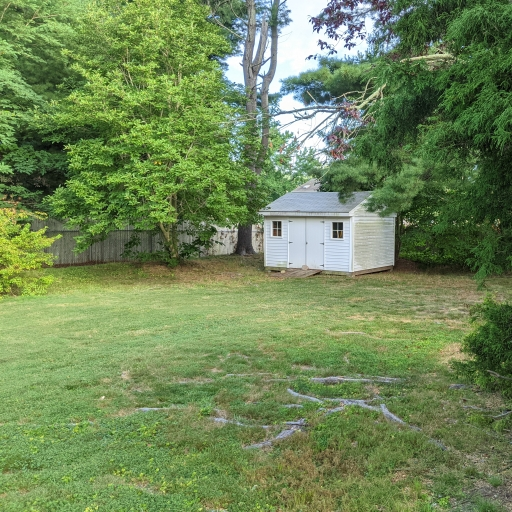
#> input picture shed1-small.jpg, 512 x 512 px
$ python image_intro.py
#> lines starting #> are read from the running program, lines starting #| are printed output that depends on the picture; after the words box and inside, x2 and y2 are one past the last pixel; in counts of white or black regions, pixels touching at a corner belong together
# -*- coding: utf-8 -*-


# Read in original RGB image.
import cv2
import numpy as np
from skimage import io, color
import matplotlib.pyplot as plt
from PIL import Image

#part 1
#read rgb image and display
ImageA = io.imread('shed1-small.jpg')
#> ImageA is the input picture: shape (512, 512, 3); mean R, G, B 111.3, 134.4, 86.4
(m,n,o) = ImageA.shape
#> m = 512; n = 512; o = 3
print("ImageA displayed")
plt.imshow(ImageA)
plt.show()

#part 2
# Extract color channels.
RC = ImageA[:,:,0] # Red channel
GC = ImageA[:,:,1] # Green channel
BC = ImageA[:,:,2] # Blue channel
# Create an all black channel.
allBlack = np.zeros((m, n), dtype=np.uint8)
# Create color versions of the individual color channels.
justRed = np.stack((RC, allBlack, allBlack), axis=2)
justGreen = np.stack((allBlack, GC, allBlack),axis=2)
justBlue = np.stack((allBlack, allBlack, BC),axis=2)
# Recombine the individual color channels to create the original RGB image again.
recombinedRGBImage = np.stack(( RC, GC, BC),axis=2)

io.imsave('justRed1.jpg' , justRed)
io.imsave('justGreen1.jpg' , justGreen)
io.imsave('justBlue1.jpg', justBlue)

print("red")
plt.imshow(justRed)
plt.show()
print("green")
plt.imshow(justGreen)
plt.show()
print("blue")
plt.imshow(justBlue)
plt.show()

#part 3
AG = 0.299*RC + 0.587*GC + 0.114*BC
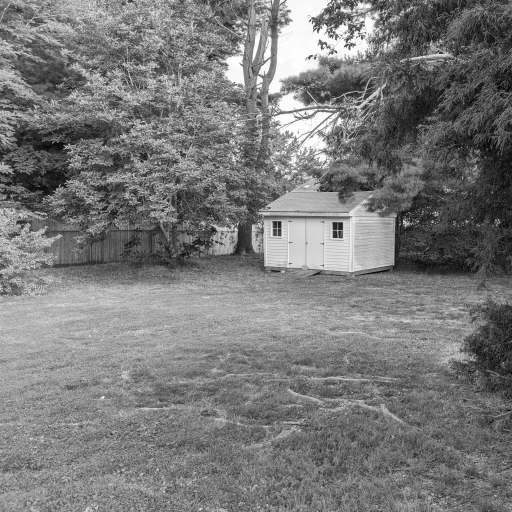
#> AG: shape (512, 512) float64; min 2.35, max 255, mean 122

print("gray level")

plt.imshow(AG, cmap = "gray")

plt.show()
io.imsave('gray_image.jpg', AG.astype(np.uint8))
#part 4
#compute the histogram
histgray = np.zeros(256, dtype=np.intc)
histred=np.zeros(256, dtype = np.intc)
histblue=np.zeros(256, dtype = np.intc)
histgreen=np.zeros(256, dtype = np.intc)

for i in range(m) :
    for j in range(n) :
        histred[justRed[i,j,0]] += 1
        histgreen[justGreen[i,j,1]] += 1
        histblue[justBlue[i,j,2]] += 1
        pixel_value = int(AG[i, j] * 255)  # Convert to 0-255 scale
        pixel_value = min(max(pixel_value, 0), 255)  # Ensure it's within 0-255 range
        histgray[pixel_value] += 1
#> after the loop, histblue = 256 values, max 3044 at index 255, min 74 at index 247, mean 1024; histgray = 256 values from 0 to 262144; histgreen = 256 values, max 2325 at index 130, min 0 at index 0, mean 1024; histred = 256 values, max 2327 at index 117, min 7 at index 1, mean 1024


import matplotlib.pyplot as plt

#plot the histogram
print("histogram red ")
plt.plot(histred, color='red')
plt.title('Histogram of red-level Image AG')
plt.plot(histred)
plt.show()
#> figure, not shown here; curve peaks at x = 117, y = 2327; curve peaks at x = 117, y = 2327

print("histogram green ")
plt.plot(histgreen, color='green')
plt.title('Histogram of green-level Image AG')
plt.plot(histgreen)
plt.show()
#> figure, not shown here; curve peaks at x = 130, y = 2325; curve peaks at x = 130, y = 2325


print("histogram blue ")
plt.plot(histblue, color='blue')
plt.title('Histogram of blue-level Image AG')
plt.plot(histblue)
plt.show()
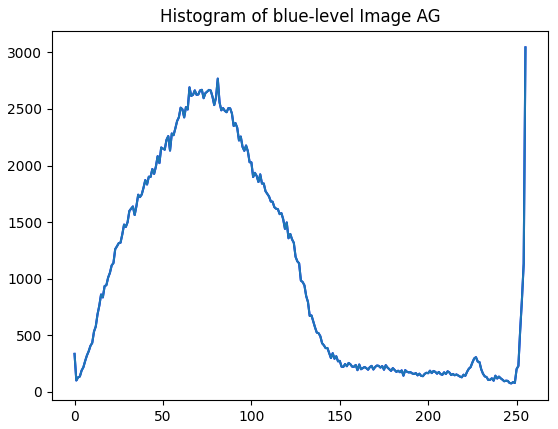
#> figure drawn by matplotlib, 1 panel; curve peaks at x = 255, y = 3044; curve peaks at x = 255, y = 3044


histAG = np.histogram(AG.flatten(), bins=256, range=(0, 256))[0]
#> histAG = 256 values, max 2456 at index 118, min 0 at index 0, mean 1024
plt.plot(histAG, color='black')
plt.title('Histogram of Gray-level Image AG')
plt.show()
#> figure, not shown here; curve peaks at x = 118, y = 2456


#part 5 binarinzing the image
TB = int(input("Enter the threshold brightness (0-255) for binarization: "))
#> the answer given: 100

binary_image = (AG > TB) * 255
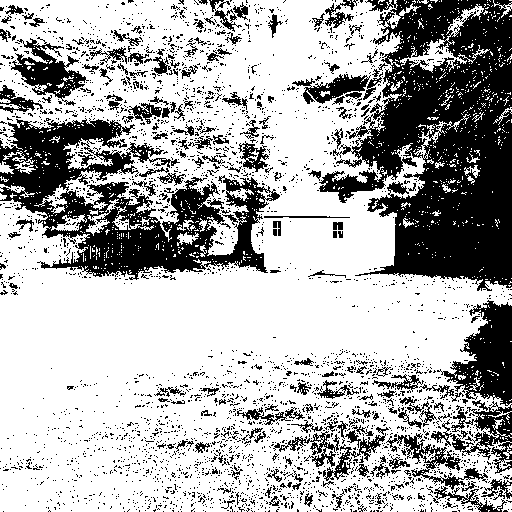
#> binary_image: shape (512, 512) int64; 68.1% white; 3299 black regions (3112 under 20 px), largest, box (x1, y1, x2, y2) and area: (319, 0, 512, 291) 32580, (0, 118, 280, 280) 18518, (437, 300, 512, 406) 3977
# Display binary image
print("test")
Image.fromarray(np.uint8(binary_image)).save('binaryimage.jpg')
img = Image.open('binaryimage.jpg')
img.show()

#part 6 edge detection
TE = int(input("threshold value: "))
#> the answer given: 100
width, height = AG.shape
#> width = 512; height = 512
Gx = np.zeros_like(AG)
Gy = np.zeros_like(AG)
AE = np.zeros_like(AG)
for m in range (width):
    for n in range(height - 1):
       Gx[m,n] = AG[m,n+1] - AG[m,n]

for m in range (width - 1):
    for n in range(height):
       Gy[m,n] = AG[m+1,n] - AG[m,n]
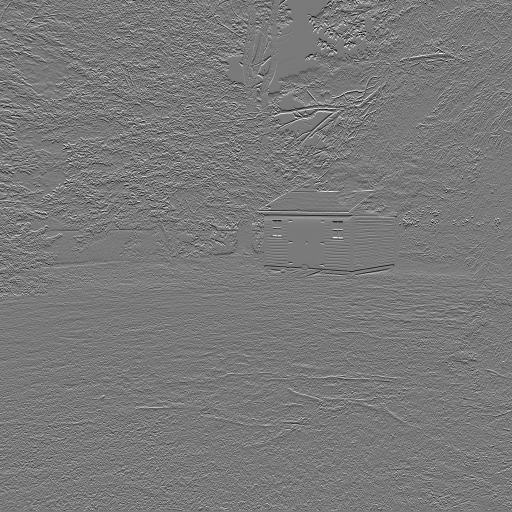
#> Gy: shape (512, 512) float64; min -154.5, max 168.2, mean 0; drawn with min black and max white

GM = np.sqrt(Gx**2 + Gy**2)
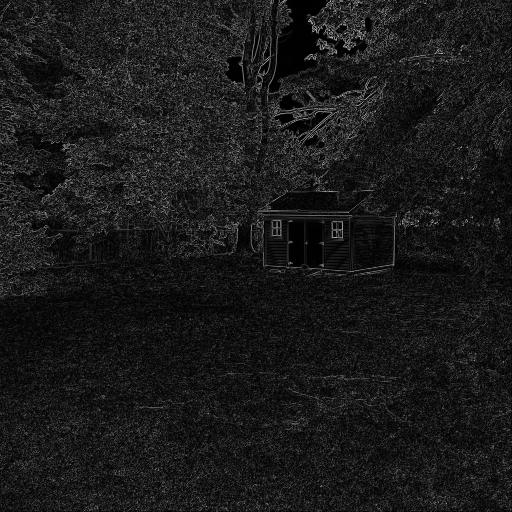
#> GM: shape (512, 512) float64; min 0, max 196.4, mean 26.4

for m in range(width - 1):
    for n in range(height):
        if GM[m,n] > TE:
            AE[m,n] = 255
        else:
            AE[m,n] = 0
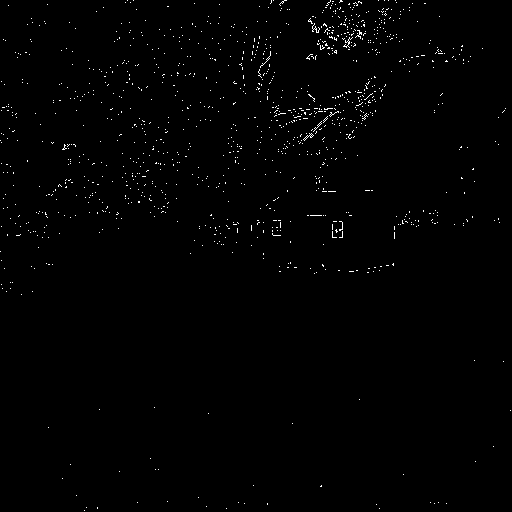
#> AE: shape (512, 512) float64; 0.8% white in thin lines or dots

plt.imshow(AE, cmap='gray')
plt.title("Edge Image AE")
plt.show()


from PIL import Image
#part 7 image pyramid
ImageAG = Image.open('gray_image.jpg')

pyramid_levels = [ImageAG]


for i in range(3):
    previous_level = pyramid_levels[-1]
    width, height = previous_level.size
    new_size = (width // 2, height // 2)

    # Create a new image for the current pyramid level
    new_level = Image.new("L", new_size)

    # Calculate the average brightness for 2x2 blocks and update the pixels
    for y in range(0, height, 2):
        for x in range(0, width, 2):
            block = [
                previous_level.getpixel((x, y)),
                previous_level.getpixel((x + 1, y)),
                previous_level.getpixel((x, y + 1)),
                previous_level.getpixel((x + 1, y + 1))
            ]
            average_pixel = sum(block) // 4
            new_level.putpixel((x // 2, y // 2), average_pixel)

    pyramid_levels.append(new_level)
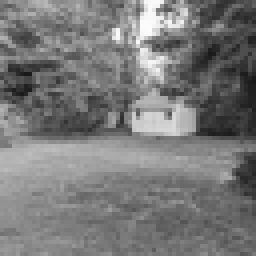
#> new_level: PIL image 64x64 L (shown 4 times larger); min 24, max 253, mean 120.5
#> after the loop, pyramid_levels = 4 items

# Save and display the resulting pyramid levels
pyramid_levels[1].save("AG2.jpg")
pyramid_levels[2].save("AG4.jpg")
pyramid_levels[3].save("AG8.jpg")

pyramid_levels[1].show()
pyramid_levels[2].show()
pyramid_levels[3].show()

$ run again, with shed2-small.jpg copied over shed1-small.jpg
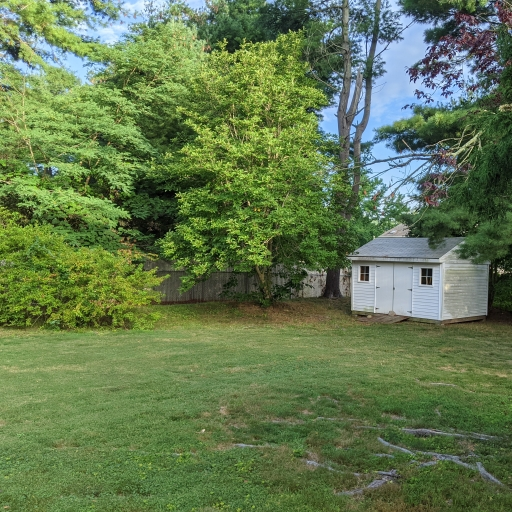
#> input picture shed2-small.jpg, 512 x 512 px
#> ImageA is the input picture: shape (512, 512, 3); mean R, G, B 98.5, 120.7, 78.7
#> after the loop `for i in range(m) :`: histblue = 256 values, max 3038 at index 55, min 118 at index 226, mean 1024; histgray = 256 values from 0 to 262142; histgreen = 256 values, max 2325 at index 138, min 0 at index 0, mean 1024; histred = 256 values, max 2454 at index 85, min 0 at index 236, mean 1024
#> histAG = 256 values, max 2405 at index 95, min 0 at index 245, mean 1024
#> `binary_image = (AG > TB) * 255`:
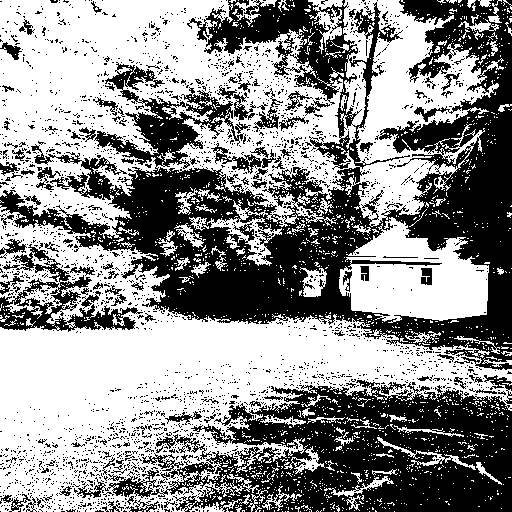
#> binary_image: shape (512, 512) int64; 56% white; 2619 black regions (2506 under 20 px), largest, box (x1, y1, x2, y2) and area: (0, 0, 512, 370) 67075, (77, 380, 512, 512) 30110, (0, 244, 143, 332) 3593
#> after the loop `for i in range(3):`:
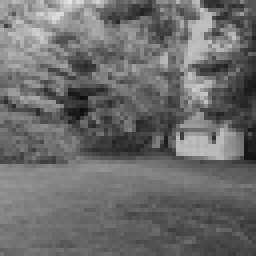
#> new_level: PIL image 64x64 L (shown 4 times larger); min 14, max 228, mean 107.7
#> after the loop `for i in range(3):`: pyramid_levels = 4 items
